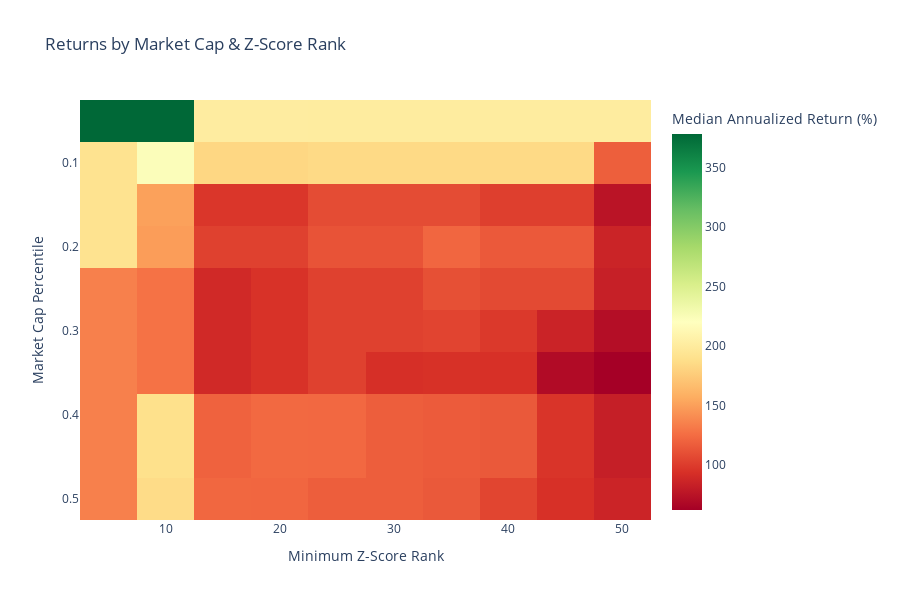

Here is the notebook cell this chart was saved with:
### Code cell
import plotly.express as px
import numpy as np

# Create pivot tables for heatmap
pivot_returns = experiments.pivot_table(
    values='total_annualized_return_pct',
    index='market_cap_percentile',
    columns='min_zscore_rank',
    aggfunc='median'
)

pivot_sortino = experiments.pivot_table(
    values='portfolio_sortino_ratio', 
    index='market_cap_percentile',
    columns='min_zscore_rank',
    aggfunc='median'
)

pivot_stocks = experiments.pivot_table(
    values='total_stocks',
    index='market_cap_percentile', 
    columns='min_zscore_rank',
    aggfunc='mean'
)

# Format labels to include all metrics
labels = []
for i in range(len(pivot_returns.values)):
    for j in range(len(pivot_returns.values[0])):
        label = f"Median Return: {pivot_returns.values[i][j]:.1f}%<br>Median Sortino: {pivot_sortino.values[i][j]:.2f}<br>Median Stocks: {pivot_stocks.values[i][j]:.0f}"
        labels.append(label)

fig = px.imshow(
    pivot_returns,
    title='Returns by Market Cap & Z-Score Rank',
    labels={
        'x': 'Minimum Z-Score Rank',
        'y': 'Market Cap Percentile',
        'color': 'Median Annualized Return (%)'
    },
    color_continuous_scale='RdYlGn',
    aspect='auto'
)

fig.update_layout(
    template="plotly_white",
    xaxis_title='Minimum Z-Score Rank',
    yaxis_title='Market Cap Percentile',
    height=600  # Make the plot taller to give more room for text
)

# Add hover data after creating the figure
fig.data[0].customdata = np.array(labels).reshape(pivot_returns.shape)
fig.data[0].hovertemplate = "Market Cap Percentile: %{y}<br>Min Z-Score Rank: %{x}<br>%{customdata}<extra></extra>"

fig.show()

### Figure 1 — Plotly figure (JSON) as saved in the notebook; plotly's stock layout.template omitted (floating-point values rounded to 4 significant figures)
{"data": [{"coloraxis": "coloraxis", "customdata": [["Median Return: 378.4%<br>Median Sortino: 0.00<br>Median Stocks: 1", "Median Return: 378.4%<br>Median Sortino: 0.00<br>Median Stocks: 1", "Median Return: 201.3%<br>Median Sortino: 0.00<br>Median Stocks: 2", "Median Return: 201.3%<br>Median Sortino: 0.00<br>Median Stocks: 2", "Median Return: 200.5%<br>Median Sortino: 0.00<br>Median Stocks: 3", "Median Return: 200.5%<br>Median Sortino: 0.00<br>Median Stocks: 3", "Median Return: 200.5%<br>Median Sortino: 0.00<br>Median Stocks: 3", "Median Return: 200.5%<br>Median Sortino: 0.00<br>Median Stocks: 3", "Median Return: 200.5%<br>Median Sortino: 0.00<br>Median Stocks: 3", "Median Return: 200.5%<br>Median Sortino: 0.00<br>Median Stocks: 3"], ["Median Return: 191.7%<br>Median Sortino: 0.00<br>Median Stocks: 2", "Median Return: 223.5%<br>Median Sortino: 0.00<br>Median Stocks: 3", "Median Return: 182.8%<br>Median Sortino: 0.00<br>Median Stocks: 5", "Median Return: 182.8%<br>Median Sortino: 0.00<br>Median Stocks: 5", "Median Return: 184.9%<br>Median Sortino: 0.00<br>Median Stocks: 6", "Median Return: 184.9%<br>Median Sortino: 0.00<br>Median Stocks: 6", "Median Return: 184.9%<br>Median Sortino: 0.00<br>Median Stocks: 6", "Median Return: 184.9%<br>Median Sortino: 0.00<br>Median Stocks: 6", "Median Return: 184.9%<br>Median Sortino: 0.00<br>Median Stocks: 6", "Median Return: 118.0%<br>Median Sortino: 19.43<br>Median Stocks: 9"], ["Median Return: 191.7%<br>Median Sortino: 0.00<br>Median Stocks: 2", "Median Return: 150.8%<br>Median Sortino: 19.74<br>Median Stocks: 4", "Median Return: 96.8%<br>Median Sortino: 2.67<br>Median Stocks: 7", "Median Return: 96.8%<br>Median Sortino: 2.67<br>Median Stocks: 7", "Median Return: 108.4%<br>Median Sortino: 3.15<br>Median Stocks: 8", "Median Return: 108.4%<br>Median Sortino: 3.15<br>Median Stocks: 8", "Median Return: 108.4%<br>Median Sortino: 3.15<br>Median Stocks: 8", "Median Return: 101.5%<br>Median Sortino: 3.15<br>Median Stocks: 9", "Median Return: 101.5%<br>Median Sortino: 3.15<br>Median Stocks: 9", "Median Return: 75.5%<br>Median Sortino: 2.72<br>Median Stocks: 11"], ["Median Return: 191.7%<br>Median Sortino: 0.00<br>Median Stocks: 2", "Median Return: 148.8%<br>Median Sortino: 21.83<br>Median Stocks: 5", "Median Return: 102.5%<br>Median Sortino: 2.99<br>Median Stocks: 8", "Median Return: 102.5%<br>Median Sortino: 2.99<br>Median Stocks: 8", "Median Return: 112.2%<br>Median Sortino: 3.44<br>Median Stocks: 9", "Median Return: 112.2%<br>Median Sortino: 3.44<br>Median Stocks: 9", "Median Return: 121.8%<br>Median Sortino: 3.93<br>Median Stocks: 10", "Median Return: 115.1%<br>Median Sortino: 3.90<br>Median Stocks: 10", "Median Return: 115.1%<br>Median Sortino: 3.90<br>Median Stocks: 10", "Median Return: 85.7%<br>Median Sortino: 3.43<br>Median Stocks: 13"], ["Median Return: 134.8%<br>Median Sortino: 0.00<br>Median Stocks: 3", "Median Return: 128.0%<br>Median Sortino: 21.01<br>Median Stocks: 6", "Median Return: 89.4%<br>Median Sortino: 2.95<br>Median Stocks: 10", "Median Return: 95.0%<br>Median Sortino: 3.30<br>Median Stocks: 10", "Median Return: 102.8%<br>Median Sortino: 3.69<br>Median Stocks: 11", "Median Return: 102.8%<br>Median Sortino: 3.69<br>Median Stocks: 11", "Median Return: 110.2%<br>Median Sortino: 4.13<br>Median Stocks: 12", "Median Return: 107.2%<br>Median Sortino: 4.12<br>Median Stocks: 13", "Median Return: 107.2%<br>Median Sortino: 4.12<br>Median Stocks: 13", "Median Return: 83.4%<br>Median Sortino: 3.75<br>Median Stocks: 16"], ["Median Return: 134.8%<br>Median Sortino: 0.00<br>Median Stocks: 3", "Median Return: 128.0%<br>Median Sortino: 21.01<br>Median Stocks: 6", "Median Return: 89.4%<br>Median Sortino: 2.95<br>Median Stocks: 10", "Median Return: 95.0%<br>Median Sortino: 3.30<br>Median Stocks: 10", "Median Return: 102.8%<br>Median Sortino: 3.69<br>Median Stocks: 11", "Median Return: 102.8%<br>Median Sortino: 3.69<br>Median Stocks: 11", "Median Return: 104.3%<br>Median Sortino: 4.03<br>Median Stocks: 13", "Median Return: 98.7%<br>Median Sortino: 4.03<br>Median Stocks: 13", "Median Return: 85.4%<br>Median Sortino: 3.42<br>Median Stocks: 15", "Median Return: 71.4%<br>Median Sortino: 3.21<br>Median Stocks: 18"], ["Median Return: 134.8%<br>Median Sortino: 0.00<br>Median Stocks: 3", "Median Return: 128.0%<br>Median Sortino: 21.01<br>Median Stocks: 6", "Median Return: 89.4%<br>Median Sortino: 2.95<br>Median Stocks: 10", "Median Return: 95.0%<br>Median Sortino: 3.30<br>Median Stocks: 10", "Median Return: 102.8%<br>Median Sortino: 3.69<br>Median Stocks: 11", "Median Return: 93.1%<br>Median Sortino: 3.49<br>Median Stocks: 12", "Median Return: 94.2%<br>Median Sortino: 3.83<br>Median Stocks: 13", "Median Return: 93.6%<br>Median Sortino: 3.84<br>Median Stocks: 14", "Median Return: 69.7%<br>Median Sortino: 2.71<br>Median Stocks: 16", "Median Return: 62.2%<br>Median Sortino: 2.59<br>Median Stocks: 19"], ["Median Return: 134.8%<br>Median Sortino: 0.00<br>Median Stocks: 3", "Median Return: 189.4%<br>Median Sortino: 31.82<br>Median Stocks: 7", "Median Return: 119.9%<br>Median Sortino: 4.25<br>Median Stocks: 11", "Median Return: 123.3%<br>Median Sortino: 4.54<br>Median Stocks: 12", "Median Return: 122.7%<br>Median Sortino: 4.77<br>Median Stocks: 14", "Median Return: 117.4%<br>Median Sortino: 5.06<br>Median Stocks: 15", "Median Return: 116.2%<br>Median Sortino: 5.30<br>Median Stocks: 16", "Median Return: 115.0%<br>Median Sortino: 5.28<br>Median Stocks: 17", "Median Return: 95.8%<br>Median Sortino: 3.92<br>Median Stocks: 19", "Median Return: 82.4%<br>Median Sortino: 3.57<br>Median Stocks: 21"], ["Median Return: 134.8%<br>Median Sortino: 0.00<br>Median Stocks: 3", "Median Return: 189.4%<br>Median Sortino: 31.82<br>Median Stocks: 7", "Median Return: 119.9%<br>Median Sortino: 4.25<br>Median Stocks: 11", "Median Return: 123.3%<br>Median Sortino: 4.54<br>Median Stocks: 12", "Median Return: 122.7%<br>Median Sortino: 4.77<br>Median Stocks: 14", "Median Return: 117.4%<br>Median Sortino: 5.06<br>Median Stocks: 15", "Median Return: 116.2%<br>Median Sortino: 5.30<br>Median Stocks: 16", "Median Return: 115.0%<br>Median Sortino: 5.28<br>Median Stocks: 17", "Median Return: 95.8%<br>Median Sortino: 3.92<br>Median Stocks: 19", "Median Return: 82.4%<br>Median Sortino: 3.57<br>Median Stocks: 21"], ["Median Return: 134.8%<br>Median Sortino: 0.00<br>Median Stocks: 3", "Median Return: 186.4%<br>Median Sortino: 33.23<br>Median Stocks: 8", "Median Return: 122.2%<br>Median Sortino: 4.49<br>Median Stocks: 12", "Median Return: 122.0%<br>Median Sortino: 4.76<br>Median Stocks: 14", "Median Return: 117.9%<br>Median Sortino: 4.99<br>Median Stocks: 15", "Median Return: 117.7%<br>Median Sortino: 5.26<br>Median Stocks: 16", "Median Return: 115.0%<br>Median Sortino: 5.50<br>Median Stocks: 18", "Median Return: 104.5%<br>Median Sortino: 4.61<br>Median Stocks: 19", "Median Return: 94.1%<br>Median Sortino: 3.91<br>Median Stocks: 20", "Median Return: 86.1%<br>Median Sortino: 3.67<br>Median Stocks: 22"]], "hovertemplate": "Market Cap Percentile: %{y}<br>Min Z-Score Rank: %{x}<br>%{customdata}<extra></extra>", "name": "0", "type": "heatmap", "x": [5, 10, 15, 20, 25, 30, 35, 40, 45, 50], "xaxis": "x", "y": [0.05, 0.1, 0.15, 0.2, 0.25, 0.3, 0.35, 0.4, 0.45, 0.5], "yaxis": "y", "z": [[378.4, 378.4, 201.3, 201.3, 200.5, 200.5, 200.5, 200.5, 200.5, 200.5], [191.7, 223.5, 182.8, 182.8, 184.9, 184.9, 184.9, 184.9, 184.9, 118.0], [191.7, 150.8, 96.83, 96.83, 108.4, 108.4, 108.4, 101.5, 101.5, 75.54], [191.7, 148.8, 102.5, 102.5, 112.2, 112.2, 121.8, 115.1, 115.1, 85.65], [134.8, 128.0, 89.42, 94.97, 102.8, 102.8, 110.2, 107.2, 107.2, 83.36], [134.8, 128.0, 89.42, 94.97, 102.8, 102.8, 104.3, 98.72, 85.36, 71.4], [134.8, 128.0, 89.42, 94.97, 102.8, 93.1, 94.19, 93.61, 69.72, 62.21], [134.8, 189.4, 119.9, 123.3, 122.7, 117.4, 116.2, 115.0, 95.82, 82.45], [134.8, 189.4, 119.9, 123.3, 122.7, 117.4, 116.2, 115.0, 95.82, 82.45], [134.8, 186.4, 122.2, 122.0, 117.9, 117.7, 115.0, 104.5, 94.06, 86.06]]}], "layout": {"coloraxis": {"colorbar": {"title": {"text": "Median Annualized Return (%)"}}, "colorscale": [[0, "rgb(165,0,38)"], [0.1, "rgb(215,48,39)"], [0.2, "rgb(244,109,67)"], [0.3, "rgb(253,174,97)"], [0.4, "rgb(254,224,139)"], [0.5, "rgb(255,255,191)"], [0.6, "rgb(217,239,139)"], [0.7, "rgb(166,217,106)"], [0.8, "rgb(102,189,99)"], [0.9, "rgb(26,152,80)"], [1, "rgb(0,104,55)"]]}, "height": 600, "title": {"text": "Returns by Market Cap & Z-Score Rank"}, "xaxis": {"anchor": "y", "domain": [0, 1], "title": {"text": "Minimum Z-Score Rank"}}, "yaxis": {"anchor": "x", "autorange": "reversed", "domain": [0, 1], "title": {"text": "Market Cap Percentile"}}}}
